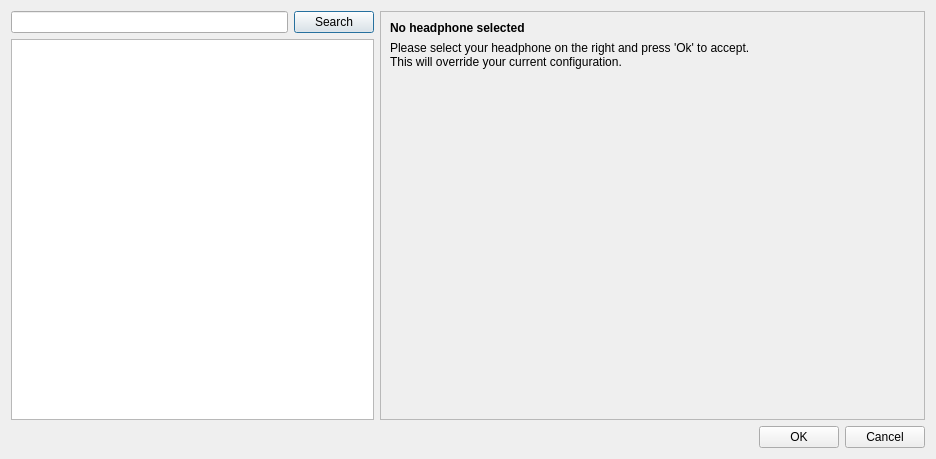
<?xml version="1.0" encoding="UTF-8"?>
<ui version="4.0">
 <class>AutoEQSelector</class>
 <widget class="QDialog" name="AutoEQSelector">
  <property name="geometry">
   <rect>
    <x>0</x>
    <y>0</y>
    <width>936</width>
    <height>459</height>
   </rect>
  </property>
  <property name="windowTitle">
   <string>AutoEQ Database</string>
  </property>
  <property name="windowIcon">
   <iconset resource="../ddceditor_resources.qrc">
    <normaloff>:/img/icon.png</normaloff>:/img/icon.png</iconset>
  </property>
  <layout class="QVBoxLayout" name="verticalLayout">
   <item>
    <layout class="QHBoxLayout" name="horizontalLayout" stretch="2,3">
     <item>
      <layout class="QVBoxLayout" name="verticalLayout_3">
       <item>
        <layout class="QHBoxLayout" name="searchLayout">
         <property name="topMargin">
          <number>0</number>
         </property>
         <item>
          <widget class="QLineEdit" name="searchInput"/>
         </item>
         <item>
          <widget class="QPushButton" name="search">
           <property name="text">
            <string>Search</string>
           </property>
           <property name="default">
            <bool>true</bool>
           </property>
          </widget>
         </item>
        </layout>
       </item>
       <item>
        <widget class="QListWidget" name="listWidget"/>
       </item>
      </layout>
     </item>
     <item>
      <widget class="QFrame" name="frame">
       <property name="frameShape">
        <enum>QFrame::StyledPanel</enum>
       </property>
       <property name="frameShadow">
        <enum>QFrame::Raised</enum>
       </property>
       <layout class="QVBoxLayout" name="verticalLayout_2" stretch="0,0,1">
        <item>
         <widget class="QLabel" name="title">
          <property name="font">
           <font>
            <weight>75</weight>
            <bold>true</bold>
           </font>
          </property>
          <property name="text">
           <string>No headphone selected</string>
          </property>
         </widget>
        </item>
        <item>
         <widget class="QLabel" name="group">
          <property name="text">
           <string>Please select your headphone on the right and press 'Ok' to accept.
This will override your current configuration.</string>
          </property>
          <property name="wordWrap">
           <bool>true</bool>
          </property>
         </widget>
        </item>
        <item>
         <widget class="QLabel" name="picture">
          <property name="maximumSize">
           <size>
            <width>520</width>
            <height>16777215</height>
           </size>
          </property>
          <property name="text">
           <string/>
          </property>
          <property name="scaledContents">
           <bool>false</bool>
          </property>
          <property name="alignment">
           <set>Qt::AlignLeading|Qt::AlignLeft|Qt::AlignTop</set>
          </property>
         </widget>
        </item>
       </layout>
      </widget>
     </item>
    </layout>
   </item>
   <item>
    <widget class="QDialogButtonBox" name="buttonBox">
     <property name="orientation">
      <enum>Qt::Horizontal</enum>
     </property>
     <property name="standardButtons">
      <set>QDialogButtonBox::Cancel|QDialogButtonBox::Ok</set>
     </property>
    </widget>
   </item>
  </layout>
 </widget>
 <resources>
  <include location="../ddceditor_resources.qrc"/>
 </resources>
 <connections>
  <connection>
   <sender>buttonBox</sender>
   <signal>accepted()</signal>
   <receiver>AutoEQSelector</receiver>
   <slot>accept()</slot>
   <hints>
    <hint type="sourcelabel">
     <x>248</x>
     <y>254</y>
    </hint>
    <hint type="destinationlabel">
     <x>157</x>
     <y>274</y>
    </hint>
   </hints>
  </connection>
  <connection>
   <sender>buttonBox</sender>
   <signal>rejected()</signal>
   <receiver>AutoEQSelector</receiver>
   <slot>reject()</slot>
   <hints>
    <hint type="sourcelabel">
     <x>316</x>
     <y>260</y>
    </hint>
    <hint type="destinationlabel">
     <x>286</x>
     <y>274</y>
    </hint>
   </hints>
  </connection>
 </connections>
</ui>
